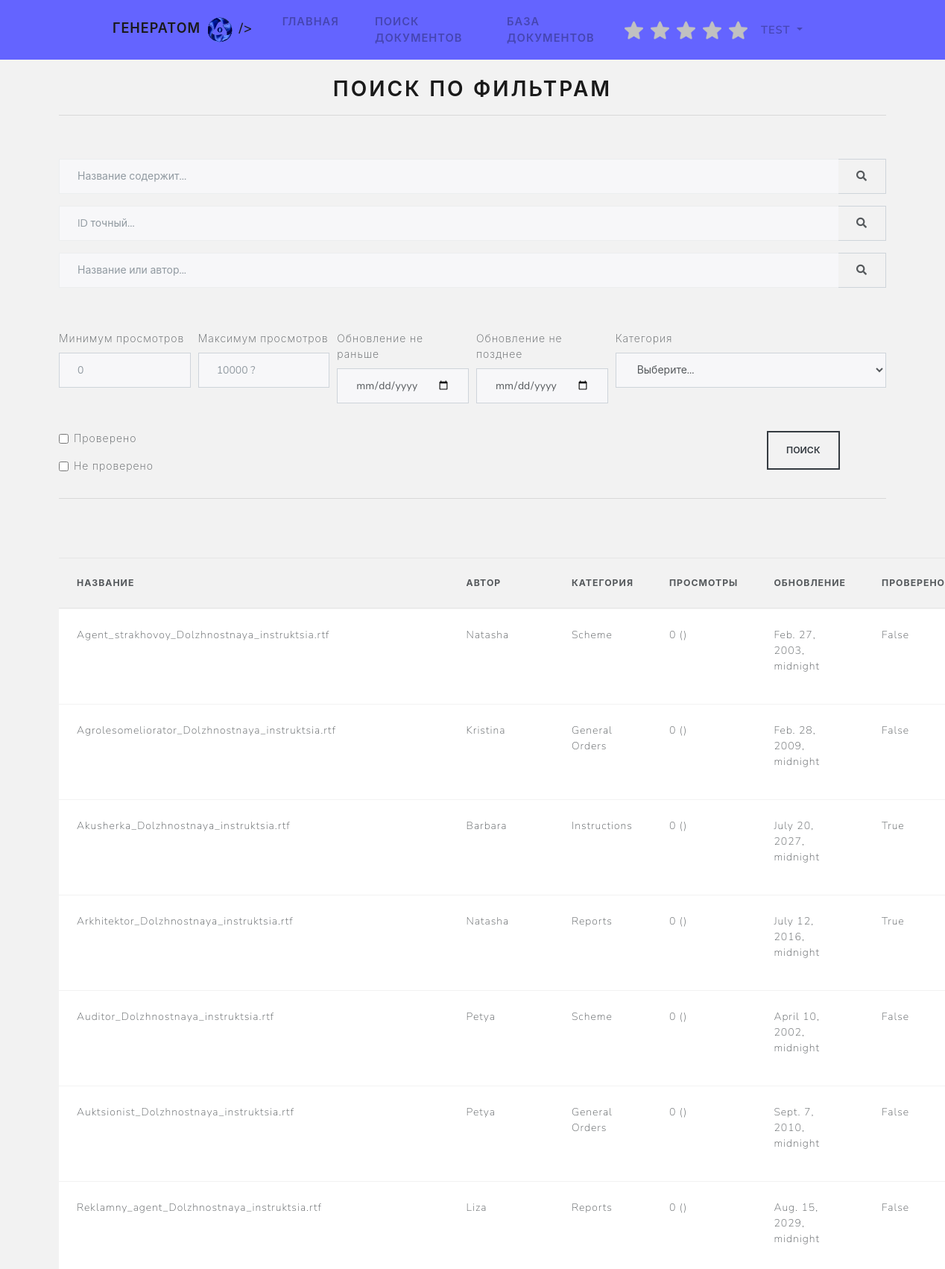
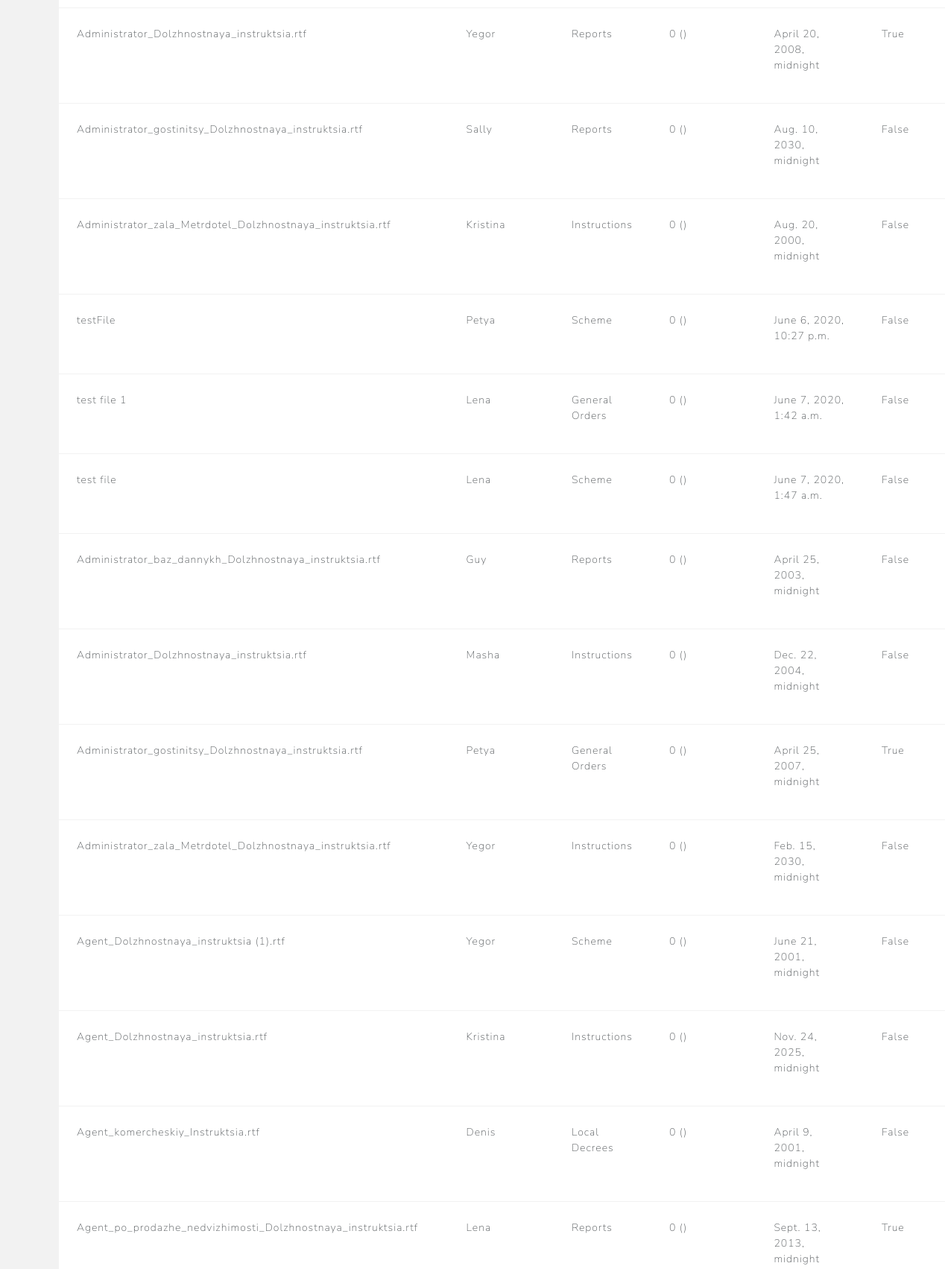
Screenshot of /search/ (signed in, upper part) with the database file from the repository (2 pictures, top to bottom).
### core/models.py (models this page shows, shortened)
class Page(models.Model):
    name = models.CharField(max_length=20)
    author = models.ForeignKey(Author, on_delete=models.CASCADE)
    category = models.ForeignKey(Category, on_delete=models.CASCADE)
    html_file = models.FileField(upload_to='pages/html/')
    cover = models.ImageField(upload_to='pages/cover/', null=True, blank=True)
    publish_date = models.DateTimeField(null=True)
    views = models.IntegerField(default=0)
    reviewed = models.BooleanField(default=False)
    slug = models.SlugField(unique=True, max_length=100)
    hit_count_generic = GenericRelation(HitCount, object_id_field='object_pk',
     related_query_name='hit_count_generic_relation')

class Author(models.Model):
    name = models.CharField(max_length=30)

class Category(models.Model):
    name = models.CharField(max_length=30)
    def __str__(self):
        return self.name

### core/views.py (the view)
# urls.py: path('search/', views.searchFilterView, name="search"),
def searchFilterView(request):
    qs = Page.objects.all()
    categories = Category.objects.all()
    title_contains_query = request.GET.get('title_contains')
    id_exact_query = request.GET.get('id_exact')
    title_or_author_query = request.GET.get('title_or_author')
    view_count_min = request.GET.get('view_count_min')
    view_count_max = request.GET.get('view_count_max')
    date_min = request.GET.get('date_min')
    date_max = request.GET.get('date_max')
    category = request.GET.get('category')
    reviewed = request.GET.get('reviewed')
    not_reviewed = request.GET.get('notReviewed')
    if is_valid_queryparam(title_contains_query):
        qs = qs.filter(name__icontains=title_contains_query)
    elif is_valid_queryparam(id_exact_query):
        qs = qs.filter(id=id_exact_query)
    elif is_valid_queryparam(title_or_author_query):
        qs = qs.filter(Q(name__icontains=title_or_author_query)
        | Q(author__name__icontains=title_or_author_query)).distinct()
    if is_valid_queryparam(view_count_min):
        qs = qs.filter(views__gte=view_count_min)
    if is_valid_queryparam(view_count_max):
        qs = qs.filter(views__lt=view_count_max)
    if is_valid_queryparam(date_min):
        qs = qs.filter(publish_date__gte=date_min)
    if is_valid_queryparam(date_max):
        qs = qs.filter(publish_date__lt=date_max)
    if is_valid_queryparam(category) and category != 'Choose...':
        qs = qs.filter(category__name=category)
    if reviewed == 'on' and not_reviewed != 'on':
        qs = qs.filter(reviewed=True)
    elif reviewed != 'on' and not_reviewed == 'on':
        qs = qs.filter(reviewed=False)
    context = {
        'queryset': qs,
        'categories': categories
    }
    return render(request, 'page_manager/search.html', context)

### core/views.py (called while the page is built)
def is_valid_queryparam(param):
    return param != '' and param is not None

### core/templates/page_manager/search.html (shortened to what this page needs)
{% extends 'home.html' %}
{% load crispy_forms_tags %}
{% load hitcount_tags %}
{% block content %}
<h2 class="text-center">Поиск по фильтрам</h2>
  <hr>
  <br><br>
<form method="GET" action=".">
  <div class="form-row">
    <div class="form-group col-12">
      <div class="input-group">
        <input class="form-control py-2 border-right-0 border" type="search" name="title_contains" placeholder="Название содержит..." />
        <span class="input-group-append">
          <div class="input-group-text bg-transparent">
            <i class="fa fa-search"></i>
          </div>
        </span>
      </div>
    </div>
  </div>
  <div class="form-row">
    <div class="form-group col-12">
      <div class="input-group">
        <input class="form-control py-2 border-right-0 border" type="search" name="id_exact" placeholder="ID точный..."  />
        <span class="input-group-append">
          <div class="input-group-text bg-transparent">
            <i class="fa fa-search"></i>
          </div>
        </span>
      </div>
    </div>
  </div>
  <div class="form-row">
    <div class="form-group col-12">
      <div class="input-group">
        <input class="form-control py-2 border-right-0 border" type="search" name="title_or_author" placeholder="Название или автор..." />
        <span class="input-group-append">
          <div class="input-group-text bg-transparent">
            <i class="fa fa-search"></i>
          </div>
        </span>
      </div>
    </div>
  </div>
  <br><br>
  <div class="form-row">
    <div class="form-group col-md-2 col-lg-2">
      <label for="inputEmail4">Минимум просмотров</label>
      <input type="number" min=0 class="form-control" id="viewCountMin" placeholder="0" name="view_count_min">
    </div>
    <div class="form-group col-md-2 col-lg-2">
      <label for="inputPassword4">Максимум просмотров</label>
      <input type="number" min=0 class="form-control" id="viewCountMax" placeholder="10000 ?" name="view_count_max">
    </div>
    <div class="form-group col-md-2 col-lg-2 ">
      <label for="inputEmail4">Обновление не раньше</label>
      <input type="date" class="form-control" id="publishDateMin" name="date_min">
    </div>
    <div class="form-group col-md-2 col-lg-2">
      <label for="inputPassword4">Обновление не позднее</label>
      <input type="date" class="form-control" id="publishDateMax" name="date_max">
    </div>
  <div class="form-group col-md-4">
      <label for="category">Категория</label>
      <select type="category" class="form-control" name="category">
      <option selected>Выберите...</option>
      </select>
  </div>
  </div>
    <br>
  <div class="row">
  <div class="col">
  <div class="form-group">
    <div class="form-check">
      <input class="form-check-input" type="checkbox" id="reviewed" name="reviewed">
      <label class="form-check-label" for="reviewed">
        Проверено
      </label>
    </div>
  </div>
    <div class="form-group">
      <div class="form-check">
        <input class="form-check-input" type="checkbox" id="notReviewed" name="notReviewed">
        <label class="form-check-label" for="notReviewed">
          Не проверено
        </label>
      </div>
    </div>
  </div>
  <div class="col- col-2">
    <button type="submit" class="btn btn-outline-dark">Поиск</button>
  </div>
</div>
</form>
<hr>
<br><br><br>
  <table class="table mb-0">
    <thead>
      <tr>
        <th>Название</th>
        <th>Автор</th>
        <th>Категория</th>
        <th>Просмотры</th>
        <th>Обновление</th>
        <th>Проверено</th>
      </tr>
    </thead>
    <tbody>
      {% for p in queryset %}
        <tr class="slug" onclick="location.href='{% url 'detail' p.slug %}'" value="{% url 'detail' p.slug %}">
          <td><p>{{ p.name }}</p></td>
          <td><p>{{ p.author.name }}</p></td>
          <td><p>{{ p.category }}</p></td>
          <td><p><span class="views"></span> ({% get_hit_count for p %})</p></td>
          <td><p>{{ p.publish_date }}</p></td>
          <td><p>{{ p.reviewed }}</p></td>
      </tr>
      {% endfor %}
    </tbody>
  </table>
{% endblock %}

### generatorSinglePage/templates/base_navbar.html (shortened to what this page needs)
{% block base_navbar %}
  <nav class="navbar navbar-expand-lg navbar-light mb-4">
    <div class="container-fluid" style="margin-right: 120px; margin-left: 120px;">
      {% load static %}
      <a class="navbar-brand" href="{% url 'home' %}">генерАТОМ
        <img src="{% static 'img/logo.png' %}" width="50px" height="50px" style="margin-left: auto;">
      /></a>
      <div class="collapse navbar-collapse" id="navbarSupportedContent">
        <ul class="navbar-nav mr-auto">
          <li class="nav-item">
            <a class="nav-link" href="{% url 'home' %}">главная</a>
          </li>
          {% if user.is_authenticated %}
            <li class="nav-item">
              <a class="nav-link" href="{% url 'search' %}">поиск документов</a>
            </li>
            <li class="nav-item">
              <a class="nav-link" href="{% url 'page_list' %}">База документов</a>
            </li>
          {% endif %}
        </ul>
        {% if user.is_authenticated %}
        <img class="stars" src="{% static 'img/star.png' %}">
        <img class="stars" src="{% static 'img/star.png' %}">
        <img class="stars" src="{% static 'img/star.png' %}">
        <img class="stars" src="{% static 'img/star.png' %}">
        <img class="stars" src="{% static 'img/star.png' %}">
          <ul class="navbar-nav">
            <li class="nav-item dropdown">
              <a class="nav-link dropdown-toggle" href="#" id="navbarDropdown" role="button" data-toggle="dropdown" aria-haspopup="true" aria-expanded="false">
                {{ user.username }}
              </a>
            </li>
          </ul>
        {% else %}
          <form class="form-inline my-2 my-lg-0">
            <a href="{% url 'login' %}" class="btn btn-outline-secondary">Авторизация</a>
            <a href="{% url 'logup' %}" class="btn btn-primary ml-2">Регистрация</a>
          </form>
        {% endif %}
      </div>
    </div>
  </nav>
{% endblock %}

### generatorSinglePage/static/style.css (style rules this page uses)
body { background: rgb(0, 0, 0, 0.05); }
nav { background-color: rgb(100, 100, 255); height: 80px; }
nav li a { font-weight: bold 900; font-size: larger; color: black; transition: color 0.5s; }
nav .navbar-brand { font-size: large; transition: font-size 1s; }
nav .navbar-brand img { width: 40px; height: 40px; transition: width 1s, height 1s; }
.stars { width: 25px; height: 25px; margin-right: 10px; filter: grayscale(100%); }

### core/templates/static/core.css (style rules this page uses)
tbody tr { background-color:white; transition: all 1s; }
.btn { transition: all 1s; }

### rows the page displays
Page: name "Agent_strakhovoy_Dolzhnostnaya_instruktsia.rtf", author.name "Natasha", category "Scheme", publish_date "Feb. 27, 2003, midnight", reviewed "False"
Page: name "Agrolesomeliorator_Dolzhnostnaya_instruktsia.rtf", author.name "Kristina", category "General Orders", publish_date "Feb. 28, 2009, midnight", reviewed "False"
Page: name "Akusherka_Dolzhnostnaya_instruktsia.rtf", author.name "Barbara", category "Instructions", publish_date "July 20, 2027, midnight", reviewed "True"
Page: name "Arkhitektor_Dolzhnostnaya_instruktsia.rtf", author.name "Natasha", category "Reports", publish_date "July 12, 2016, midnight", reviewed "True"
Page: name "Auditor_Dolzhnostnaya_instruktsia.rtf", author.name "Petya", category "Scheme", publish_date "April 10, 2002, midnight", reviewed "False"
Page: name "Auktsionist_Dolzhnostnaya_instruktsia.rtf", author.name "Petya", category "General Orders", publish_date "Sept. 7, 2010, midnight", reviewed "False"
Page: name "Reklamny_agent_Dolzhnostnaya_instruktsia.rtf", author.name "Liza", category "Reports", publish_date "Aug. 15, 2029, midnight", reviewed "False"
Page: name "Administrator_Dolzhnostnaya_instruktsia.rtf", author.name "Yegor", category "Reports", publish_date "April 20, 2008, midnight", reviewed "True"
Page: name "Administrator_gostinitsy_Dolzhnostnaya_instruktsia.rtf", author.name "Sally", category "Reports", publish_date "Aug. 10, 2030, midnight", reviewed "False"
Page: name "Administrator_zala_Metrdotel_Dolzhnostnaya_instruktsia.rtf", author.name "Kristina", category "Instructions", publish_date "Aug. 20, 2000, midnight", reviewed "False"
Page: name "testFile", author.name "Petya", category "Scheme", publish_date "June 6, 2020, 10:27 p.m.", reviewed "False"
Page: name "test file 1", author.name "Lena", category "General Orders", publish_date "June 7, 2020, 1:42 a.m.", reviewed "False"
Page: name "test file", author.name "Lena", category "Scheme", publish_date "June 7, 2020, 1:47 a.m.", reviewed "False"
Page: name "Administrator_baz_dannykh_Dolzhnostnaya_instruktsia.rtf", author.name "Guy", category "Reports", publish_date "April 25, 2003, midnight", reviewed "False"
Page: name "Administrator_Dolzhnostnaya_instruktsia.rtf", author.name "Masha", category "Instructions", publish_date "Dec. 22, 2004, midnight", reviewed "False"
Page: name "Administrator_gostinitsy_Dolzhnostnaya_instruktsia.rtf", author.name "Petya", category "General Orders", publish_date "April 25, 2007, midnight", reviewed "True"
Page: name "Administrator_zala_Metrdotel_Dolzhnostnaya_instruktsia.rtf", author.name "Yegor", category "Instructions", publish_date "Feb. 15, 2030, midnight", reviewed "False"
Page: name "Agent_Dolzhnostnaya_instruktsia (1).rtf", author.name "Yegor", category "Scheme", publish_date "June 21, 2001, midnight", reviewed "False"
Page: name "Agent_Dolzhnostnaya_instruktsia.rtf", author.name "Kristina", category "Instructions", publish_date "Nov. 24, 2025, midnight", reviewed "False"
Page: name "Agent_komercheskiy_Instruktsia.rtf", author.name "Denis", category "Local Decrees", publish_date "April 9, 2001, midnight", reviewed "False"
Page: name "Agent_po_prodazhe_nedvizhimosti_Dolzhnostnaya_instruktsia.rtf", author.name "Lena", category "Reports", publish_date "Sept. 13, 2013, midnight", reviewed "True"

### other values shown
{{ user.username }} "TEST"
